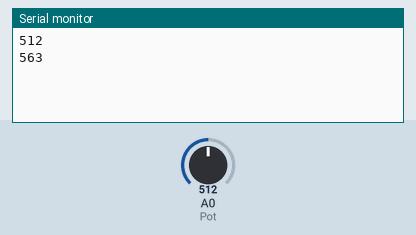
This sketch was run on a simulated Arduino Uno, built with avr-gcc and run on an emulated ATmega328P. Parts: the last lines printed to the serial monitor. The test bench sets the inputs (shaded band); at power-on: A0 (Pot) = 512.

Above: at 1.2 s.
1.3 s: A0 (Pot) set to 716
At 2.6 s:
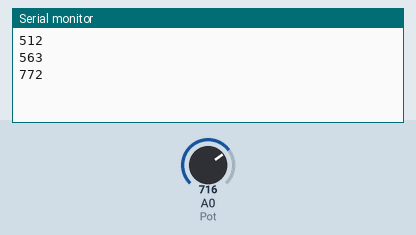
2.8 s: A0 (Pot) set to 900
At 3.7 s:
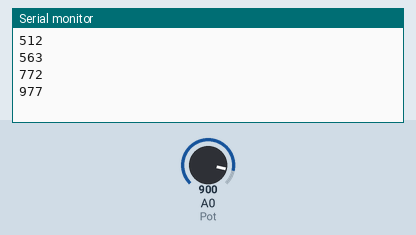
Timing chart, 0 to 5.8 s (numbered marks = the images above; inputs shaded):
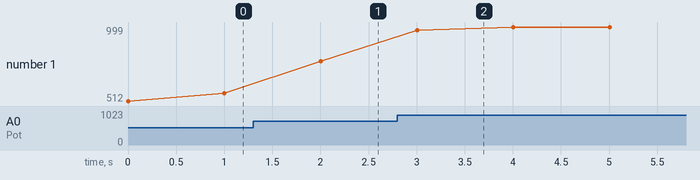

Measured:
- after the input at 1.3 s, the serial monitor: prints a new line after 0.70 s (image 1)
- after the input at 2.8 s, the serial monitor: prints a new line after 0.21 s (image 2)
- plotted number 1: 563 → 772 after the input at 1.3 s, 772 → 999 after the input at 2.8 s

The sketch:

Programa_3_Clase_SendPD_Promedio.ino
```cpp
int Pot=A0;

void setup() {
  Serial.begin(9600);
}

int valor,i;
void loop() {

  for(i=0;i<10;i++){
    valor+=analogRead(Pot);
  }
  valor/=10;
  Serial.println(valor);
  delay(1000);
}
```
